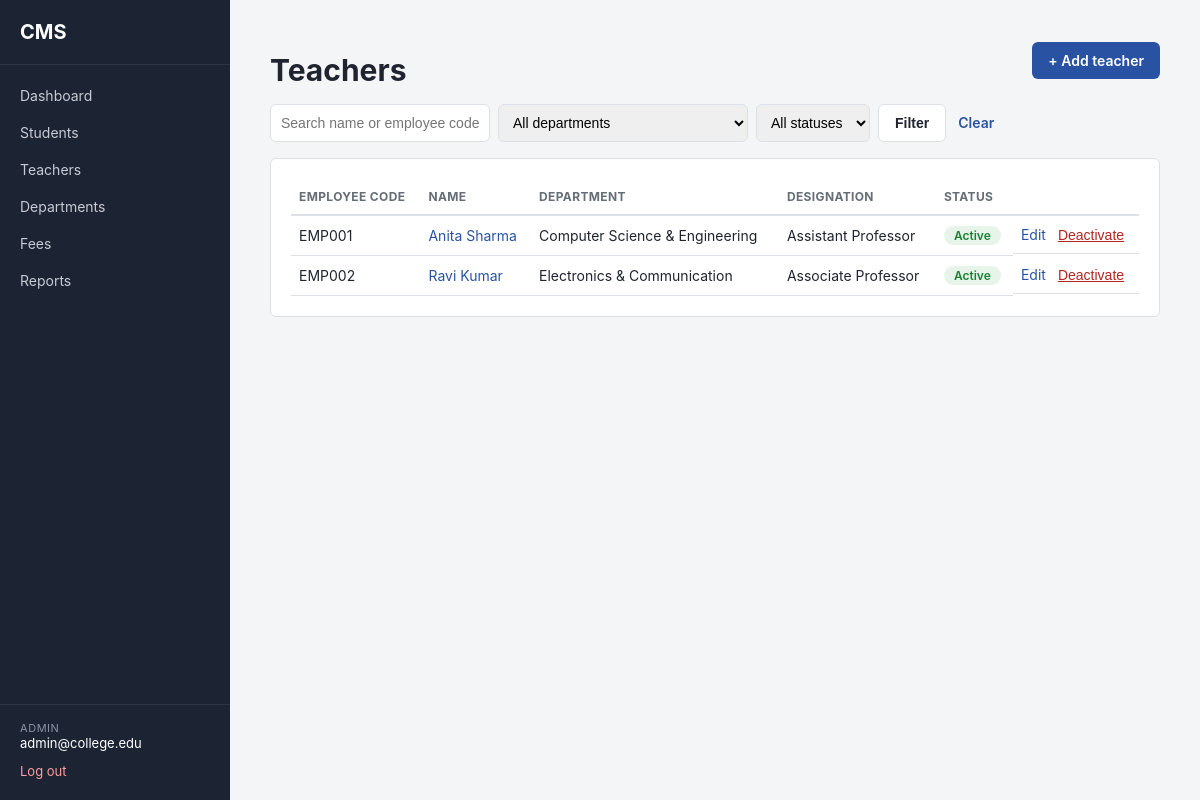
/admin/teachers/ (signed in), run on the app's committed database.
### app/models/user.py (models this page shows, shortened)
class User(db.Model, UserMixin, TimestampMixin):
    __tablename__ = "users"
    id = db.Column(db.Integer, primary_key=True)
    email = db.Column(db.String(120), unique=True, nullable=False, index=True)
    password_hash = db.Column(db.String(255), nullable=False)
    role = db.Column(db.String(20), nullable=False)
    is_active_account = db.Column(db.Boolean, default=True, nullable=False)
    student_profile = db.relationship(
        "Student", backref="user", uselist=False, cascade="all, delete-orphan"
    )
    teacher_profile = db.relationship(
        "Teacher", backref="user", uselist=False, cascade="all, delete-orphan"
    )
    @property
    def is_active(self):
        return self.is_active_account
    def is_admin(self):
        return self.role == "admin"

### app/models/teacher.py (models this page shows, shortened)
class Teacher(db.Model, TimestampMixin):
    __tablename__ = "teachers"
    id = db.Column(db.Integer, primary_key=True)
    user_id = db.Column(
        db.Integer, db.ForeignKey("users.id"), unique=True, nullable=False
    )
    employee_code = db.Column(db.String(30), unique=True, nullable=False)
    full_name = db.Column(db.String(150), nullable=False)
    phone = db.Column(db.String(20), nullable=True)
    designation = db.Column(db.String(50), nullable=True)  # e.g. "Assistant Professor"
    department_id = db.Column(
        db.Integer, db.ForeignKey("departments.id"), nullable=False
    )
    is_active_teacher = db.Column(db.Boolean, default=True, nullable=False)
    subjects = db.relationship("Subject", backref="teacher", lazy=True)

### app/models/department.py (models this page shows, shortened)
class Department(db.Model, TimestampMixin):
    __tablename__ = "departments"
    id = db.Column(db.Integer, primary_key=True)
    name = db.Column(db.String(100), unique=True, nullable=False)
    code = db.Column(db.String(10), unique=True, nullable=False)  # e.g. "CSE"
    courses = db.relationship("Course", backref="department", lazy=True)
    teachers = db.relationship("Teacher", backref="department", lazy=True)

### app/routes/teachers.py (the view)
@teachers_bp.route("/")
@login_required
@role_required("admin")
def list_teachers():
    query = Teacher.query.join(User)
    search = request.args.get("q", "").strip()
    if search:
        like = f"%{search}%"
        query = query.filter(
            db.or_(Teacher.full_name.ilike(like), Teacher.employee_code.ilike(like))
        )
    department_id = request.args.get("department_id", type=int)
    if department_id:
        query = query.filter(Teacher.department_id == department_id)
    status = request.args.get("status", "")
    if status == "active":
        query = query.filter(Teacher.is_active_teacher.is_(True))
    elif status == "inactive":
        query = query.filter(Teacher.is_active_teacher.is_(False))
    teachers = query.order_by(Teacher.full_name).all()
    departments = Department.query.order_by(Department.name).all()
    return render_template(
        "teachers/list.html",
        teachers=teachers,
        departments=departments,
        filters={"q": search, "department_id": department_id, "status": status},
    )

### app/templates/teachers/list.html (shortened to what this page needs)
{% extends "base.html" %}
{% block content %}
<div class="page-header">
    <h1>Teachers</h1>
    <a href="{{ url_for('teachers.add_teacher') }}" class="btn btn-primary">+ Add teacher</a>
</div>
<form method="GET" class="filter-bar">
    <input type="text" name="q" value="{{ filters.q }}" placeholder="Search name or employee code">
    <select name="department_id">
        <option value="">All departments</option>
    </select>
    <select name="status">
        <option value="">All statuses</option>
    </select>
    <button type="submit" class="btn btn-secondary">Filter</button>
    <a href="{{ url_for('teachers.list_teachers') }}" class="btn btn-link">Clear</a>
</form>
<div class="card">
    {% if teachers %}
    <table class="data-table">
        <thead>
            <tr>
                <th>Employee code</th>
                <th>Name</th>
                <th>Department</th>
                <th>Designation</th>
                <th>Status</th>
                <th></th>
            </tr>
        </thead>
        <tbody>
            {% for teacher in teachers %}
            <tr>
                <td>{{ teacher.employee_code }}</td>
                <td><a href="{{ url_for('teachers.view_teacher', teacher_id=teacher.id) }}">{{ teacher.full_name }}</a></td>
                <td>{{ teacher.department.name if teacher.department else "-" }}</td>
                <td>{{ teacher.designation or "-" }}</td>
                <td>
                    <span class="badge {{ 'badge-success' if teacher.is_active_teacher else 'badge-muted' }}">
                        {{ "Active" if teacher.is_active_teacher else "Inactive" }}
                    </span>
                </td>
                <td class="actions-cell">
                    <a href="{{ url_for('teachers.edit_teacher', teacher_id=teacher.id) }}">Edit</a>
                    <form method="POST" action="{{ url_for('teachers.toggle_active', teacher_id=teacher.id) }}"
                          onsubmit="return confirm('{{ 'Deactivate' if teacher.is_active_teacher else 'Activate' }} {{ teacher.full_name }}?');">
                        <button type="submit" class="link-button">
                            {{ "Deactivate" if teacher.is_active_teacher else "Activate" }}
                        </button>
                    </form>
                </td>
            </tr>
            {% endfor %}
        </tbody>
    </table>
    {% else %}
    <div class="empty-state">
        <p>No teachers match these filters.</p>
    </div>
    {% endif %}
</div>
{% endblock %}

### app/templates/base.html (shortened to what this page needs)
<!DOCTYPE html>
<html lang="en">
<head>
    <link rel="stylesheet" href="{{ url_for('static', filename='css/style.css') }}">
</head>
<body>
{% if current_user.is_authenticated %}
<div class="layout">
    <aside class="sidebar">
        <div class="sidebar-brand">CMS</div>
        <nav class="sidebar-nav">
            <a href="{{ url_for('main.dashboard') }}" class="nav-link">Dashboard</a>
            {% if current_user.is_admin() %}
                <a href="{{ url_for('students.list_students') }}" class="nav-link">Students</a>
                <a href="{{ url_for('teachers.list_teachers') }}" class="nav-link">Teachers</a>
                <a href="#" class="nav-link">Departments</a>
                <a href="#" class="nav-link">Fees</a>
                <a href="#" class="nav-link">Reports</a>
            {% elif current_user.is_teacher() %}
                <a href="#" class="nav-link">My Subjects</a>
                <a href="#" class="nav-link">Attendance</a>
                <a href="#" class="nav-link">Marks</a>
            {% else %}
                <a href="#" class="nav-link">My Attendance</a>
                <a href="#" class="nav-link">My Marks</a>
                <a href="#" class="nav-link">My Fees</a>
            {% endif %}
        </nav>
        <div class="sidebar-footer">
            <div class="user-chip">
                <span class="user-role">{{ current_user.role }}</span>
                <span class="user-email">{{ current_user.email }}</span>
            </div>
            <a href="{{ url_for('auth.logout') }}" class="logout-link">Log out</a>
        </div>
    </aside>
    <main class="content">
        {% block content %}{% endblock %}
    </main>
</div>
{% else %}
    {% include "_flash.html" %}
    {% block guest_content %}{% endblock %}
{% endif %}
</body>
</html>

### app/static/css/style.css (style rules this page uses)
:root { --color-bg: #f4f5f7; --color-surface: #ffffff; --color-border: #dde1e6; --color-text: #1f2430; --color-text-muted: #656d76; --color-primary: #2952a3; --color-primary-dark: #1f3f80; --color-sidebar-bg: #1c2333; --color-sidebar-text: #c7cbd6; --color-sidebar-text-active: #ffffff; --color-success: #1e7e34; --color-danger: #b3261e; --color-warning: #8a6d00; --color-info: #14618c; --radius: 6px; --font: -apple-system, BlinkMacSystemFont, "Segoe UI", Roboto, Helvetica, Arial, sans-serif; }
* { box-sizing: border-box; }
body { margin: 0; font-family: var(--font); background: var(--color-bg); color: var(--color-text); font-size: 15px; }
a { color: var(--color-primary); text-decoration: none; }
.layout { display: flex; min-height: 100vh; }
.sidebar { width: 230px; flex-shrink: 0; background: var(--color-sidebar-bg); color: var(--color-sidebar-text); display: flex; flex-direction: column; padding: 20px 0; }
.sidebar-brand { font-weight: 700; font-size: 20px; color: #fff; padding: 0 20px 20px 20px; border-bottom: 1px solid rgba(255, 255, 255, 0.08); }
.sidebar-nav { display: flex; flex-direction: column; margin-top: 12px; flex-grow: 1; }
.nav-link { color: var(--color-sidebar-text); padding: 10px 20px; font-size: 14px; }
.sidebar-footer { padding: 16px 20px 0 20px; border-top: 1px solid rgba(255, 255, 255, 0.08); }
.user-chip { display: flex; flex-direction: column; margin-bottom: 10px; }
.user-role { text-transform: uppercase; font-size: 11px; letter-spacing: 0.05em; color: #8b93a7; }
.user-email { font-size: 13px; color: #fff; }
.logout-link { font-size: 13px; color: #ff9d9d; }
.content { flex-grow: 1; padding: 32px 40px; max-width: 1100px; }
.card { background: var(--color-surface); border: 1px solid var(--color-border); border-radius: var(--radius); padding: 20px; margin-top: 16px; }
.btn { display: inline-block; border: none; border-radius: var(--radius); padding: 10px 16px; font-size: 14px; font-weight: 600; cursor: pointer; }
.btn-primary { background: var(--color-primary); color: #fff; }
.page-header { display: flex; align-items: center; justify-content: space-between; margin-bottom: 4px; }
.page-header h1 { margin-bottom: 0; }
.filter-bar { display: flex; flex-wrap: wrap; gap: 8px; margin-top: 16px; margin-bottom: 4px; }
.filter-bar input, .filter-bar select { padding: 8px 10px; border: 1px solid var(--color-border); border-radius: var(--radius); font-size: 14px; }
.filter-bar input[type="text"] { min-width: 220px; }
.btn-secondary { background: var(--color-surface); color: var(--color-text); border: 1px solid var(--color-border); }
.btn-link { background: none; color: var(--color-primary); padding: 10px 4px; }
.data-table { width: 100%; border-collapse: collapse; font-size: 14px; }
.data-table th { text-align: left; padding: 10px 8px; border-bottom: 2px solid var(--color-border); color: var(--color-text-muted); font-size: 12px; text-transform: uppercase; letter-spacing: 0.03em; }
.data-table td { padding: 10px 8px; border-bottom: 1px solid var(--color-border); vertical-align: middle; }
.actions-cell { display: flex; gap: 12px; align-items: center; }
.actions-cell form { display: inline; }
.link-button { background: none; border: none; padding: 0; color: var(--color-danger); text-decoration: underline; cursor: pointer; font-size: 14px; }
.badge { display: inline-block; padding: 2px 10px; border-radius: 100px; font-size: 12px; font-weight: 600; }
.badge-success { background: #e6f4ea; color: var(--color-success); }

### data on the page
User: role "ADMIN", email "admin@college.edu"
Teacher: employee_code "EMP001", full_name "Anita Sharma", department "Computer Science & Engineering", designation "Assistant Professor", is_active_teacher "Active", is_active_teacher "Deactivate"
Teacher: employee_code "EMP002", full_name "Ravi Kumar", department "Electronics & Communication", designation "Associate Professor", is_active_teacher "Active", is_active_teacher "Deactivate"
